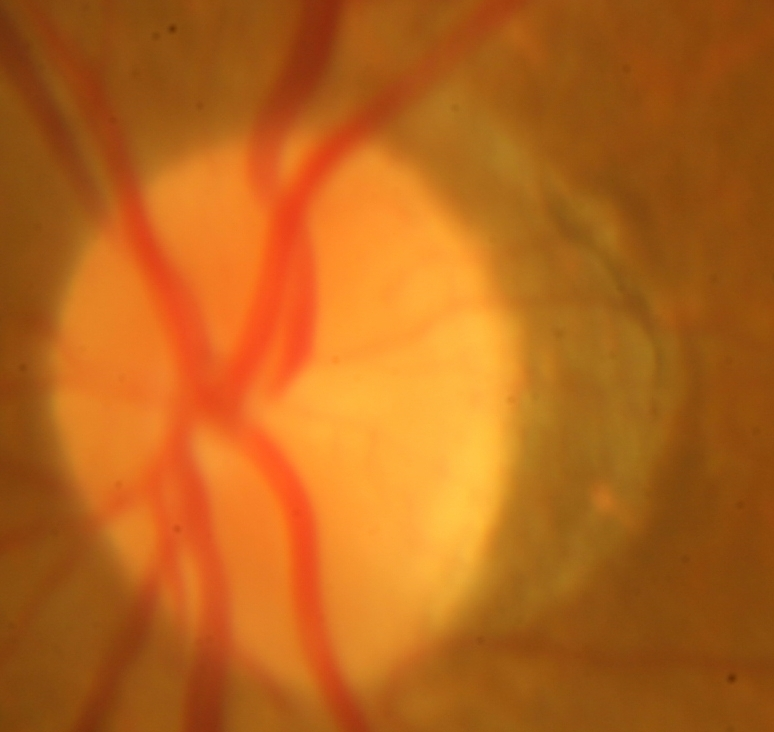
#> input picture Image1.jpg, 774 x 732 px
$ python colorSpace_with_watershed.py   (older library calls are emulated)
#> lines starting #> are read from the running program, lines starting #| are printed output that depends on the picture; after the words box and inside, x2 and y2 are one past the last pixel; in counts of white or black regions, pixels touching at a corner belong together
import cv2
import numpy as np
from matplotlib import pyplot as plt

img = cv2.imread('Image1.jpg')
#> img is the input picture: shape (732, 774, 3); mean B, G, R 26.9, 100.9, 182.8

# apply color-space change from BGR to l-a-e for detecting the atrophy class pixels
lab = cv2.cvtColor(img, cv2.COLOR_BGR2LAB)
#> lab: shape (732, 774, 3); mean of channels 0, 1, 2 130.3, 155.7, 180.2

# specifying lower and upper range of the colors to be considered
lower_limit = np.array([10, 10, 0])
upper_limit = np.array([185, 146, 255])

# threshold the lab image to consider only the atrophy class pixels
mask = cv2.inRange(lab, lower_limit, upper_limit)
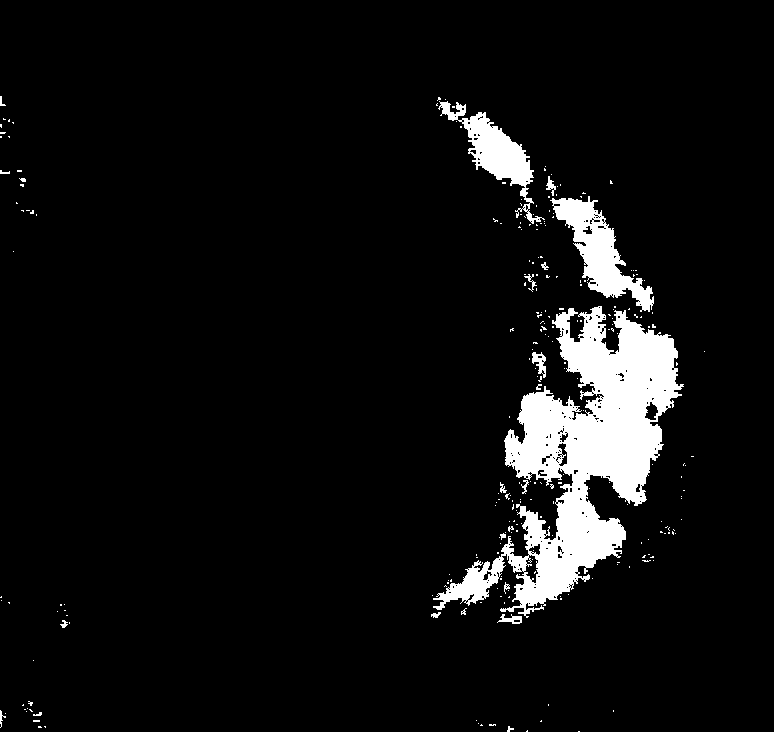
#> mask: shape (732, 774); 6.5% white; 255 white regions (232 under 20 px), largest, box (x1, y1, x2, y2) and area: (433, 306, 684, 618) 28025, (550, 196, 654, 312) 4097, (438, 101, 545, 224) 3282

# mask the above obtained region with the original image to treat rest regions as bg
res = cv2.bitwise_and(img, img, mask = mask)

cv2.imshow('img', res)
k  = cv2.waitKey(0)
#> (key Esc is pressed here)

# apply color-space change from bgr to hls to detect the optic disc class
# repeat the above procedure
hls = cv2.cvtColor(img, cv2.COLOR_BGR2HLS)
#> hls: shape (732, 774, 3); mean of channels 0, 1, 2 14.3, 104.9, 209

lower_limit = np.array([0,115,0])
upper_limit = np.array([255,255,255])

# threshold the hls image
mask2 = cv2.inRange(hls, lower_limit, upper_limit)
#> mask2: shape (732, 774); 35.6% white; 42 white regions (41 under 20 px), largest, box (x1, y1, x2, y2) and area: (53, 128, 536, 689) 201654

# bitwise AND mask and original image
res1 = cv2.bitwise_and(img, img, mask = mask2)

cv2.imshow('img', res1)
k  = cv2.waitKey(0)
#> (key Esc is pressed here)

# extracting the reddish mark
hsv = cv2.cvtColor(img, cv2.COLOR_BGR2HSV)
#> hsv: shape (732, 774, 3); mean H, S, V 14.3, 219.4, 182.8

lower_limit = np.array([0,0,0])
upper_limit = np.array([12,240,255])

# threshold the hsv image
mask3 = cv2.inRange(hsv, lower_limit, upper_limit)
#> mask3: shape (732, 774); 16.6% white; 75 white regions (65 under 20 px), largest, box (x1, y1, x2, y2) and area: (26, 0, 532, 732) 89215, (0, 10, 92, 192) 3682, (0, 530, 28, 550) 333

# bitwise XOR mask with original image
res2 = cv2.bitwise_xor(img, img, mask = mask3)
#> res2: shape (732, 774, 3); every value is 0

cv2.imshow('img', res2)
k  = cv2.waitKey(0)
#> (key Esc is pressed here)

# masking the original image with result of above masks to see the overall effect of both
mod1 = 255 - res1
final1 = mod1 * img

mod2 = 255 - res
final2 = mod2 * final1

mod3 = 255 - res2
#> mod3: shape (732, 774, 3); every value is 255
final3 = mod3 * final2

mod4 = 254
final4 = mod4 * final3

cv2.imshow('image1', final4)
k = cv2.waitKey(0)
#> (key Esc is pressed here)

################### Watershed algorithm ############################

gray = cv2.cvtColor(final3, cv2.COLOR_BGR2GRAY)

ret, thresh = cv2.threshold(gray, 0, 255, cv2.THRESH_BINARY_INV + cv2.THRESH_OTSU)
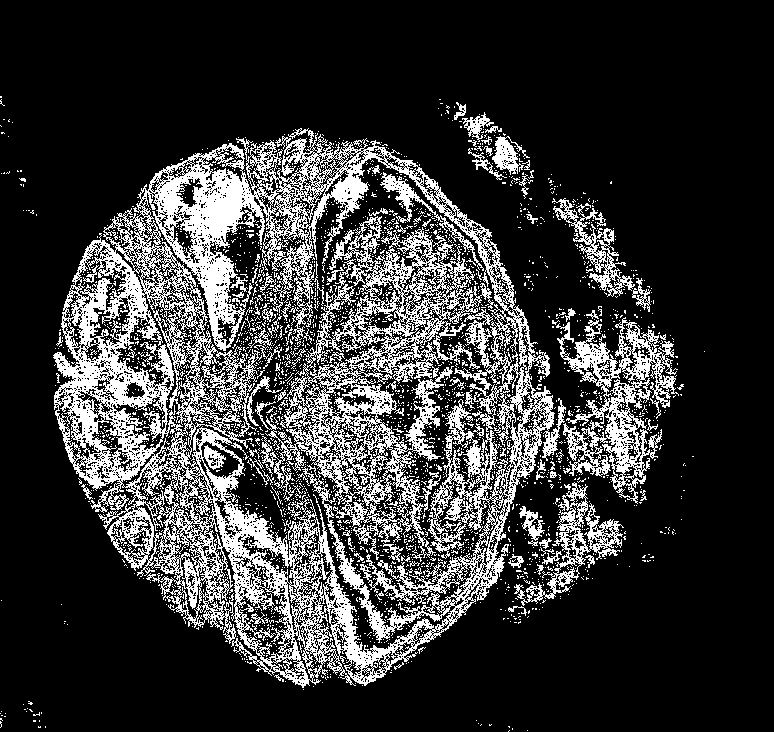
#> thresh: shape (732, 774); 21.4% white in thin lines or dots, all inside (x1, y1, x2, y2) = (0, 96, 705, 732)
#> ret = 123

# noise removal
kernel = np.ones((4,4), np.uint8)
opening = cv2.morphologyEx(thresh, cv2.MORPH_CLOSE, kernel, iterations = 1)
#> opening: shape (732, 774); 38.5% white; 149 white regions (132 under 20 px), largest, box (x1, y1, x2, y2) and area: (54, 129, 685, 691) 210519, (550, 199, 655, 313) 4002, (455, 103, 535, 200) 2821

# sure background area
sure_bg = cv2.dilate(opening, kernel, iterations = 20)
#> sure_bg: shape (732, 774); 66.7% white; 3 black regions (1 under 20 px), largest, box (x1, y1, x2, y2) and area: (0, 0, 774, 732) 172968, (0, 220, 94, 585) 15627

# finding sure foreground area
dist_transform = cv2.distanceTransform(opening, cv2.DIST_L2, 5)
ret , sure_fg = cv2.threshold(dist_transform, 0.1* dist_transform.max(), 255, 0)
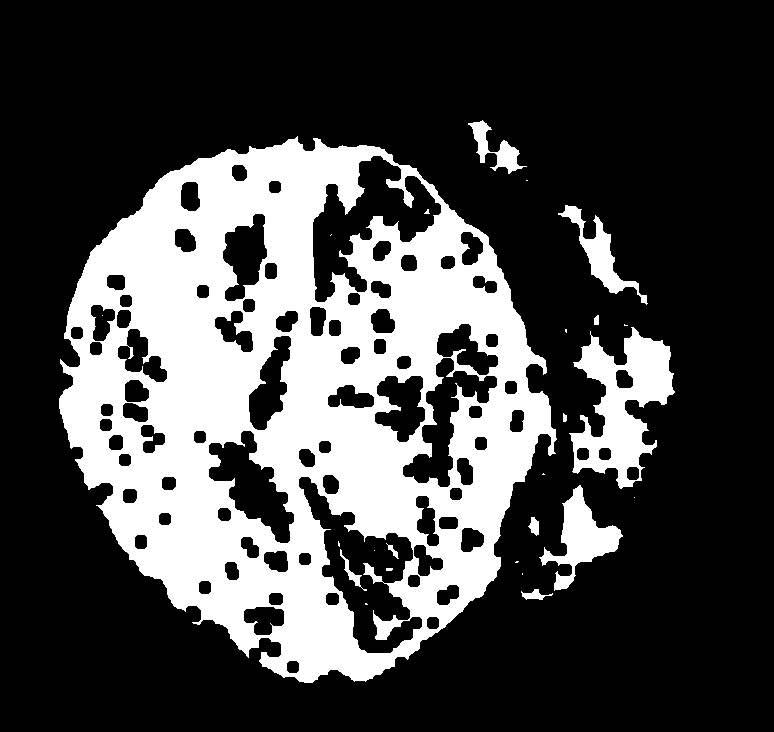
#> sure_fg: shape (732, 774) float32; 27.9% white; 25 white regions (13 under 20 px), largest, box (x1, y1, x2, y2) and area: (59, 136, 557, 683) 143143, (569, 327, 675, 489) 8134, (539, 485, 623, 591) 3122
#> ret = 4.76

# finding unknown region
sure_fg = np.uint8(sure_fg)
unknown = cv2.subtract(sure_bg, sure_fg)
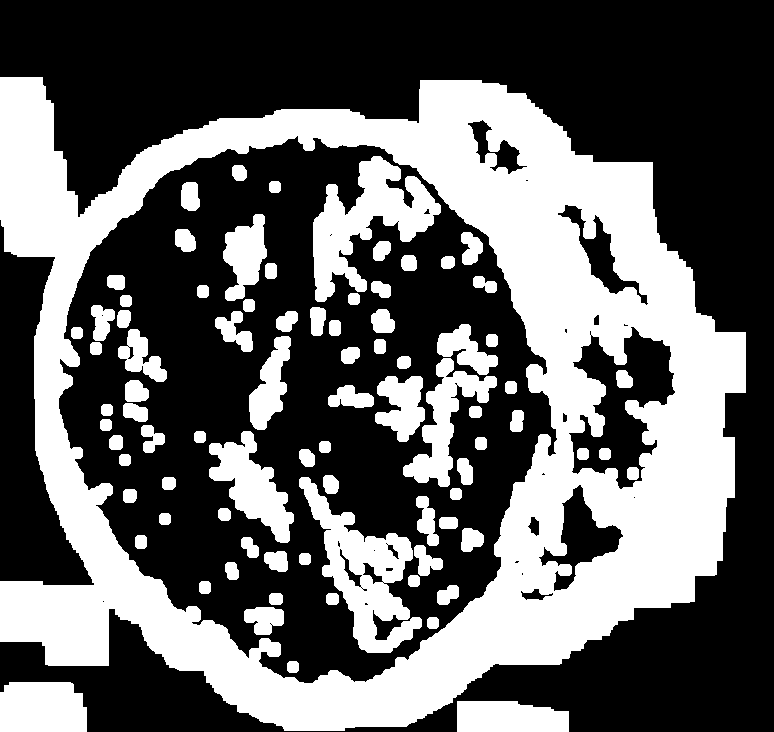
#> unknown: shape (732, 774); 38.8% white; 84 white regions

# Marker labelling
im2, contours, hierarcy = cv2.findContours(sure_fg, cv2.RETR_TREE, cv2.CHAIN_APPROX_SIMPLE)
#> contours = 106 contours, 15 with area under 20; largest, box (x1, y1, x2, y2) and area: (59, 136, 557, 683) 193958, (298, 476, 423, 654) 8740, (569, 327, 675, 489) 8435, (312, 155, 442, 303) 8290, (208, 430, 295, 544) 4470
ret, markers = cv2.connectedComponents(sure_fg)
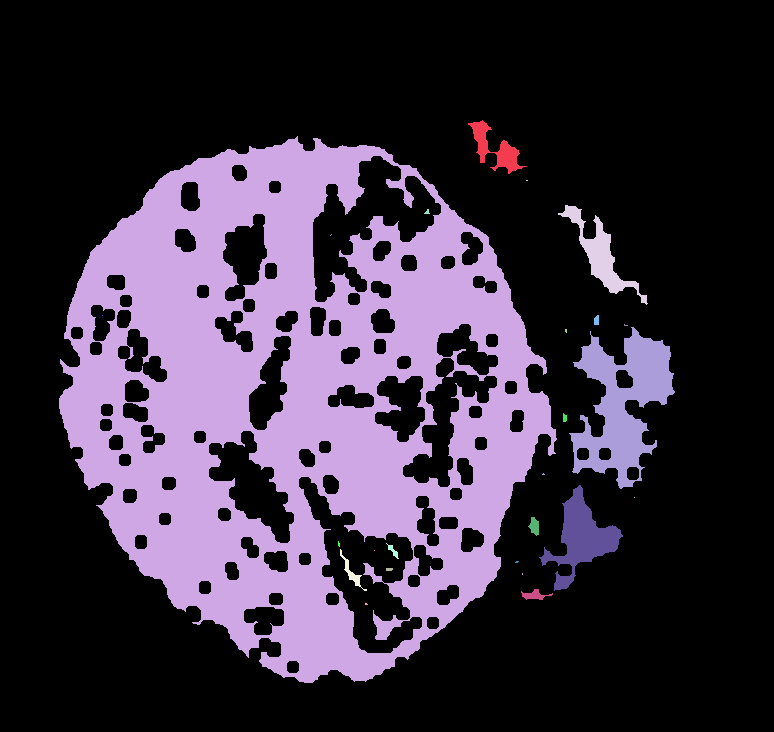
#> markers: shape (732, 774) int32; 26 distinct labels, from 0 to 25; one colour per label, 0 black
#> ret = 26

# Adding one to all labels so that sure background is not 0, but 1
markers = markers+1
#> markers: shape (732, 774) int32; 26 distinct labels, from 1 to 26

# Marking the region of unknown with zero
markers[unknown==255] = 0
#> markers: shape (732, 774) int32; 27 distinct labels, from 0 to 26

markers = cv2.watershed(img,markers)
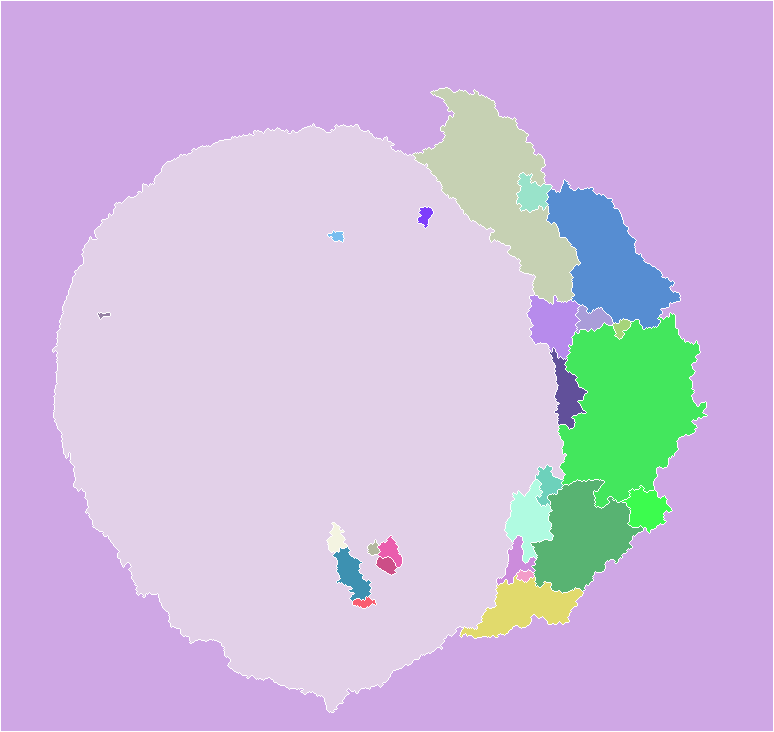
#> markers: shape (732, 774) int32; 27 distinct labels, from -1 to 26; one colour per label, 0 black, -1 white
img[markers == -1] = [255,0,0]
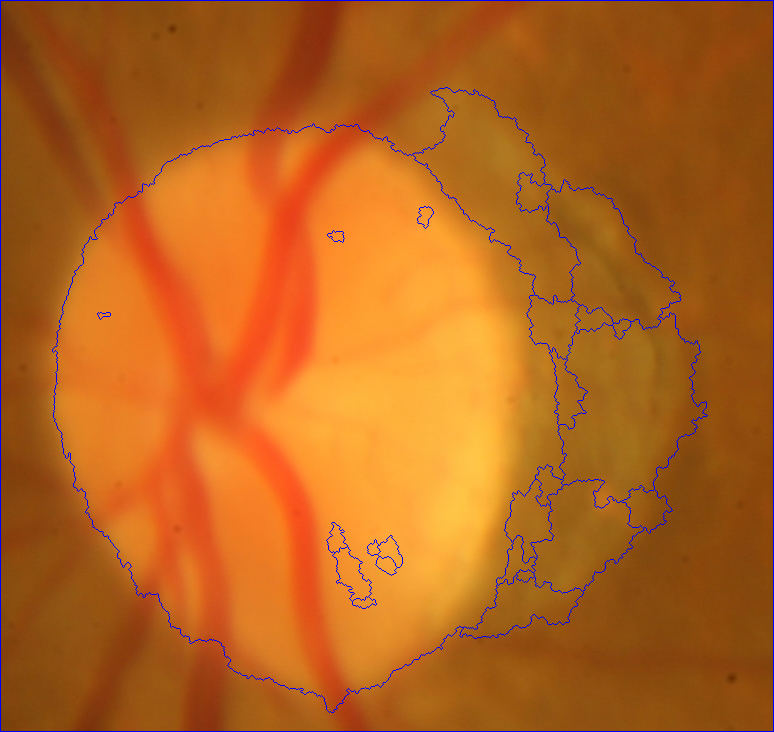
#> img: shape (732, 774, 3); 1.38% of pixels changed, all inside (x1, y1, x2, y2) = (0, 0, 774, 732)

# Using the jet color-map to show different colors
plt.imshow(markers, cmap = "hsv")
plt.show()

$ run again, with both.png saved as Image1.jpg
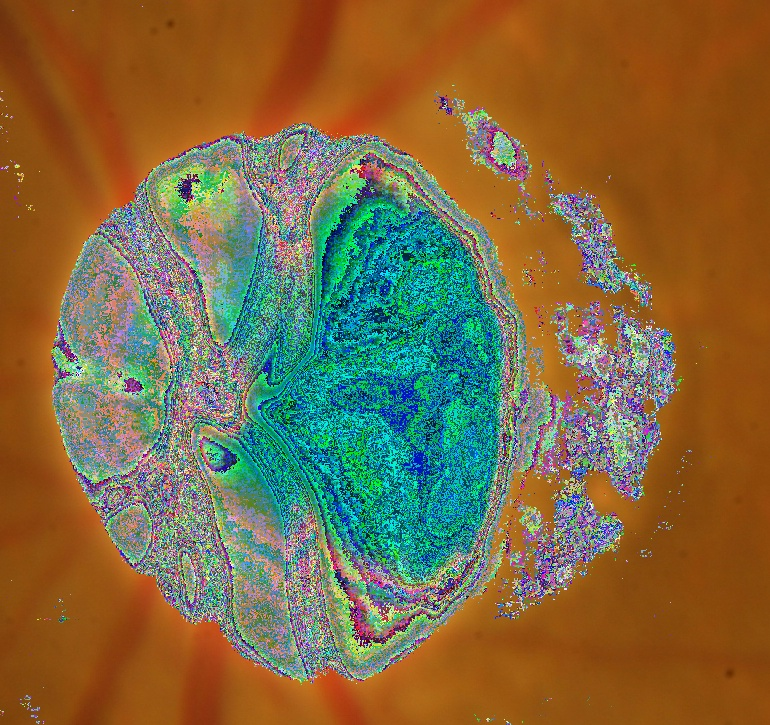
#> input picture both.png, 770 x 725 px
#> img is the input picture: shape (725, 770, 3); mean B, G, R 66, 105.5, 127.7
#> lab: shape (725, 770, 3); mean of channels 0, 1, 2 121.8, 137.7, 154.8
#> mask: shape (725, 770); 31.6% white; 1037 white regions (953 under 20 px), largest, box (x1, y1, x2, y2) and area: (49, 122, 685, 686) 165353, (463, 107, 542, 228) 1548, (546, 300, 589, 370) 886
#> hls: shape (725, 770, 3); mean of channels 0, 1, 2 43.7, 99, 168
#> mask2: shape (725, 770); 23.4% white; 4145 white regions (4003 under 20 px), largest, box (x1, y1, x2, y2) and area: (50, 120, 677, 686) 107958, (549, 192, 652, 307) 2618, (461, 106, 533, 198) 2142
#> hsv: shape (725, 770, 3); mean H, S, V 43.7, 185.9, 153.8
#> mask3: shape (725, 770); 8.6% white; 3193 white regions (3068 under 20 px), largest, box (x1, y1, x2, y2) and area: (243, 0, 360, 141) 6824, (28, 0, 142, 210) 5809, (316, 0, 524, 142) 5327
#> res2: shape (725, 770, 3); every value is 0
#> mod3: shape (725, 770, 3); every value is 255
#> thresh: shape (725, 770); 23.1% white in thin lines or dots
#> `ret, thresh = cv2.threshold(gray, 0, 255, cv2.THRESH_BINARY_INV + cv2...`: ret = 119
#> opening: shape (725, 770); 45.3% white; 160 white regions (137 under 20 px), largest, box (x1, y1, x2, y2) and area: (50, 84, 685, 689) 249753, (516, 251, 560, 290) 675, (19, 690, 49, 725) 330
#> sure_bg: shape (725, 770); 72.6% white; 6 black regions (1 under 20 px), largest, box (x1, y1, x2, y2) and area: (0, 0, 770, 725) 129051, (0, 265, 89, 577) 13109, (82, 617, 281, 725) 9506, (0, 632, 41, 683) 754, (398, 702, 448, 725) 564
#> `ret , sure_fg = cv2.threshold(dist_transform, 0.1* dist_transform.max(..`: ret = 10.43
#> unknown: shape (725, 770); 38.4% white; 20 white regions
#> contours = 25 contours, 3 with area under 20; largest, box (x1, y1, x2, y2) and area: (61, 132, 668, 674) 197025, (517, 485, 615, 603) 3460, (381, 380, 430, 441) 1902, (559, 204, 640, 286) 1520, (327, 563, 369, 615) 1250
#> `ret, markers = cv2.connectedComponents(sure_fg)`:
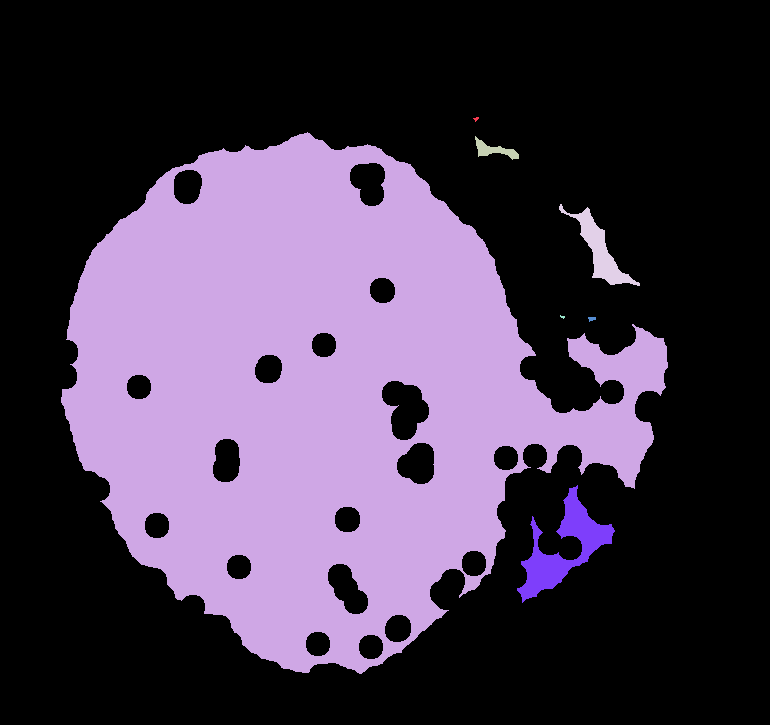
#> markers: shape (725, 770) int32; 8 distinct labels, from 0 to 7; one colour per label, 0 black
#> `ret, markers = cv2.connectedComponents(sure_fg)`: ret = 8
#> `img[markers == -1] = [255,0,0]`:
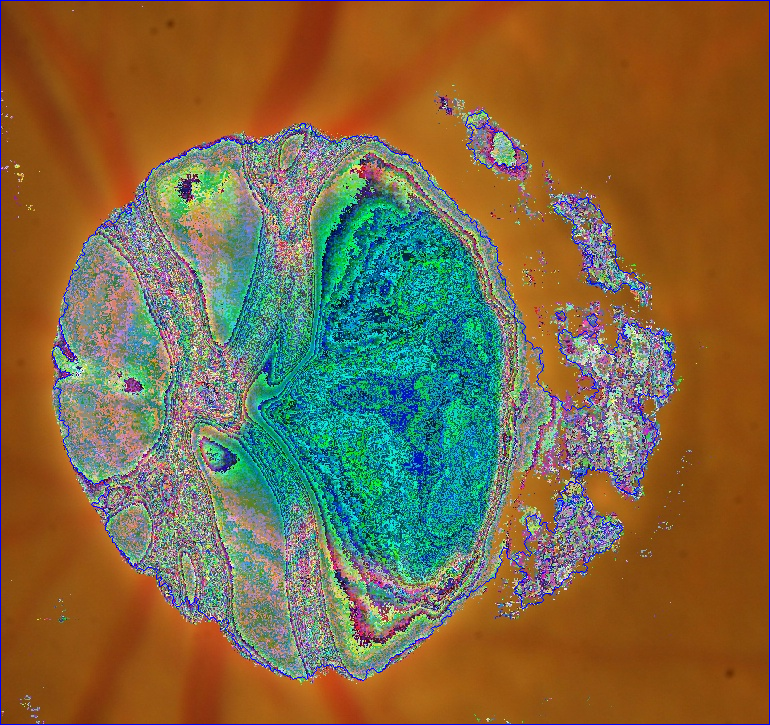
#> img: shape (725, 770, 3); 1.15% of pixels changed, all inside (x1, y1, x2, y2) = (0, 0, 770, 725)
